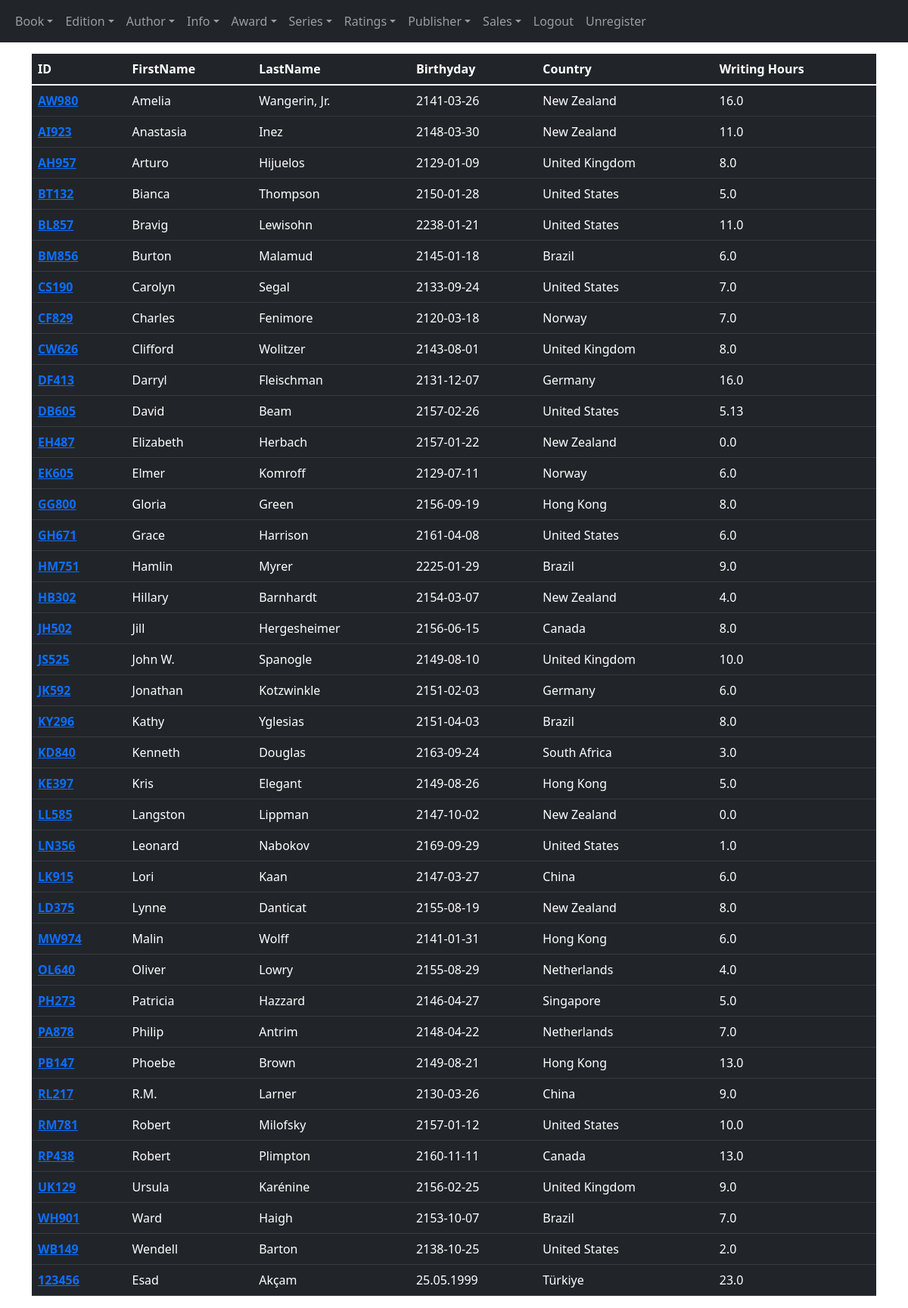
The page /author/showauthor (signed in) on the database its author committed.
### tables this page shows
CREATE TABLE "AUTHOR" (
	"AuthID"	TEXT,
	"FirstName"	TEXT,
	"LastName"	TEXT,
	"Birthday"	TIMESTAMP,
	"CountryOfResidence"	TEXT,
	"HrsWritingPerDay"	REAL,
	PRIMARY KEY("AuthID")
);

### server.py (the view)
@app.route("/author/showauthor")
def showauthor():
    rows = db.show_all_authors()
    birthday = []
    for row in rows:
        birthday.append(row["Birthday"].split()[0])
    return render_template("./author/show_authors.html", rows=rows, birthday=birthday)

### Database.py (called while the page is built)
    def __connect_database(self):
        con = sqlite3.connect(self.databaseName)
        con.row_factory = sqlite3.Row
        return con

    def show_all_authors(self):
        cur = self.__connect_database().cursor()
        cur.execute("SELECT * FROM Author")
        rows = cur.fetchall()
        return rows

### templates/author/show_authors.html (shortened to what this page needs)
{% extends "layout.html" %}
{% block Body %}
<div class="container" style="padding-top: 15px;">
    <div class="table-responsive">
        <table class="table table-hover table-dark" , style="width: 100%">
            <thead>
                <tr>
                    <th scope="col">ID</th>
                    <th scope="col">FirstName</th>
                    <th scope="col">LastName</th>
                    <th scope="col">Birthyday</th>
                    <th scope="col">Country</th>
                    <th scope="col">Writing Hours</th>
                </tr>
            </thead>
            <tbody>
                {% for row in rows %}
                <tr>
                    <th scope="row"><a href='update_author{{row["AuthId"]}}'>{{row["AuthId"]}}</a></th>
                    <td>{{row["FirstName"]}}</td>
                    <td>{{row["LastName"]}}</td>
                    <td>{{birthday[loop.index - 1]}}</td>
                    <td>{{row["CountryOfResidence"]}}</td>
                    <td>{{row["HrsWritingPerDay"]}}</td>
                </tr>
                {% endfor %}
            </tbody>
        </table>
    </div>
</div>
{% endblock %}

### rows shown on the page
AUTHOR: AuthId "AW980", FirstName "Amelia", LastName "Wangerin, Jr.", Birthday "2141-03-26", CountryOfResidence "New Zealand", HrsWritingPerDay "16.0"
AUTHOR: AuthId "AI923", FirstName "Anastasia", LastName "Inez", Birthday "2148-03-30", CountryOfResidence "New Zealand", HrsWritingPerDay "11.0"
AUTHOR: AuthId "AH957", FirstName "Arturo", LastName "Hijuelos", Birthday "2129-01-09", CountryOfResidence "United Kingdom", HrsWritingPerDay "8.0"
AUTHOR: AuthId "BT132", FirstName "Bianca", LastName "Thompson", Birthday "2150-01-28", CountryOfResidence "United States", HrsWritingPerDay "5.0"
AUTHOR: AuthId "BL857", FirstName "Bravig", LastName "Lewisohn", Birthday "2238-01-21", CountryOfResidence "United States", HrsWritingPerDay "11.0"
AUTHOR: AuthId "BM856", FirstName "Burton", LastName "Malamud", Birthday "2145-01-18", CountryOfResidence "Brazil", HrsWritingPerDay "6.0"
AUTHOR: AuthId "CS190", FirstName "Carolyn", LastName "Segal", Birthday "2133-09-24", CountryOfResidence "United States", HrsWritingPerDay "7.0"
AUTHOR: AuthId "CF829", FirstName "Charles", LastName "Fenimore", Birthday "2120-03-18", CountryOfResidence "Norway", HrsWritingPerDay "7.0"
AUTHOR: AuthId "CW626", FirstName "Clifford", LastName "Wolitzer", Birthday "2143-08-01", CountryOfResidence "United Kingdom", HrsWritingPerDay "8.0"
AUTHOR: AuthId "DF413", FirstName "Darryl", LastName "Fleischman", Birthday "2131-12-07", CountryOfResidence "Germany", HrsWritingPerDay "16.0"
AUTHOR: AuthId "DB605", FirstName "David", LastName "Beam", Birthday "2157-02-26", CountryOfResidence "United States", HrsWritingPerDay "5.13"
AUTHOR: AuthId "EH487", FirstName "Elizabeth", LastName "Herbach", Birthday "2157-01-22", CountryOfResidence "New Zealand", HrsWritingPerDay "0.0"
AUTHOR: AuthId "EK605", FirstName "Elmer", LastName "Komroff", Birthday "2129-07-11", CountryOfResidence "Norway", HrsWritingPerDay "6.0"
AUTHOR: AuthId "GG800", FirstName "Gloria", LastName "Green", Birthday "2156-09-19", CountryOfResidence "Hong Kong", HrsWritingPerDay "8.0"
AUTHOR: AuthId "GH671", FirstName "Grace", LastName "Harrison", Birthday "2161-04-08", CountryOfResidence "United States", HrsWritingPerDay "6.0"
AUTHOR: AuthId "HM751", FirstName "Hamlin", LastName "Myrer", Birthday "2225-01-29", CountryOfResidence "Brazil", HrsWritingPerDay "9.0"
AUTHOR: AuthId "HB302", FirstName "Hillary", LastName "Barnhardt", Birthday "2154-03-07", CountryOfResidence "New Zealand", HrsWritingPerDay "4.0"
AUTHOR: AuthId "JH502", FirstName "Jill", LastName "Hergesheimer", Birthday "2156-06-15", CountryOfResidence "Canada", HrsWritingPerDay "8.0"
AUTHOR: AuthId "JS525", FirstName "John W.", LastName "Spanogle", Birthday "2149-08-10", CountryOfResidence "United Kingdom", HrsWritingPerDay "10.0"
AUTHOR: AuthId "JK592", FirstName "Jonathan", LastName "Kotzwinkle", Birthday "2151-02-03", CountryOfResidence "Germany", HrsWritingPerDay "6.0"
AUTHOR: AuthId "KY296", FirstName "Kathy", LastName "Yglesias", Birthday "2151-04-03", CountryOfResidence "Brazil", HrsWritingPerDay "8.0"
AUTHOR: AuthId "KD840", FirstName "Kenneth", LastName "Douglas", Birthday "2163-09-24", CountryOfResidence "South Africa", HrsWritingPerDay "3.0"
AUTHOR: AuthId "KE397", FirstName "Kris", LastName "Elegant", Birthday "2149-08-26", CountryOfResidence "Hong Kong", HrsWritingPerDay "5.0"
AUTHOR: AuthId "LL585", FirstName "Langston", LastName "Lippman", Birthday "2147-10-02", CountryOfResidence "New Zealand", HrsWritingPerDay "0.0"
AUTHOR: AuthId "LN356", FirstName "Leonard", LastName "Nabokov", Birthday "2169-09-29", CountryOfResidence "United States", HrsWritingPerDay "1.0"
AUTHOR: AuthId "LK915", FirstName "Lori", LastName "Kaan", Birthday "2147-03-27", CountryOfResidence "China", HrsWritingPerDay "6.0"
AUTHOR: AuthId "LD375", FirstName "Lynne", LastName "Danticat", Birthday "2155-08-19", CountryOfResidence "New Zealand", HrsWritingPerDay "8.0"
AUTHOR: AuthId "MW974", FirstName "Malin", LastName "Wolff", Birthday "2141-01-31", CountryOfResidence "Hong Kong", HrsWritingPerDay "6.0"
AUTHOR: AuthId "OL640", FirstName "Oliver", LastName "Lowry", Birthday "2155-08-29", CountryOfResidence "Netherlands", HrsWritingPerDay "4.0"
AUTHOR: AuthId "PH273", FirstName "Patricia", LastName "Hazzard", Birthday "2146-04-27", CountryOfResidence "Singapore", HrsWritingPerDay "5.0"
AUTHOR: AuthId "PA878", FirstName "Philip", LastName "Antrim", Birthday "2148-04-22", CountryOfResidence "Netherlands", HrsWritingPerDay "7.0"
AUTHOR: AuthId "PB147", FirstName "Phoebe", LastName "Brown", Birthday "2149-08-21", CountryOfResidence "Hong Kong", HrsWritingPerDay "13.0"
AUTHOR: AuthId "RL217", FirstName "R.M.", LastName "Larner", Birthday "2130-03-26", CountryOfResidence "China", HrsWritingPerDay "9.0"
AUTHOR: AuthId "RM781", FirstName "Robert", LastName "Milofsky", Birthday "2157-01-12", CountryOfResidence "United States", HrsWritingPerDay "10.0"
AUTHOR: AuthId "RP438", FirstName "Robert", LastName "Plimpton", Birthday "2160-11-11", CountryOfResidence "Canada", HrsWritingPerDay "13.0"
AUTHOR: AuthId "UK129", FirstName "Ursula", LastName "Karénine", Birthday "2156-02-25", CountryOfResidence "United Kingdom", HrsWritingPerDay "9.0"
AUTHOR: AuthId "WH901", FirstName "Ward", LastName "Haigh", Birthday "2153-10-07", CountryOfResidence "Brazil", HrsWritingPerDay "7.0"
AUTHOR: AuthId "WB149", FirstName "Wendell", LastName "Barton", Birthday "2138-10-25", CountryOfResidence "United States", HrsWritingPerDay "2.0"
AUTHOR: AuthId "123456", FirstName "Esad", LastName "Akçam", Birthday "25.05.1999", CountryOfResidence "Türkiye", HrsWritingPerDay "23.0"
